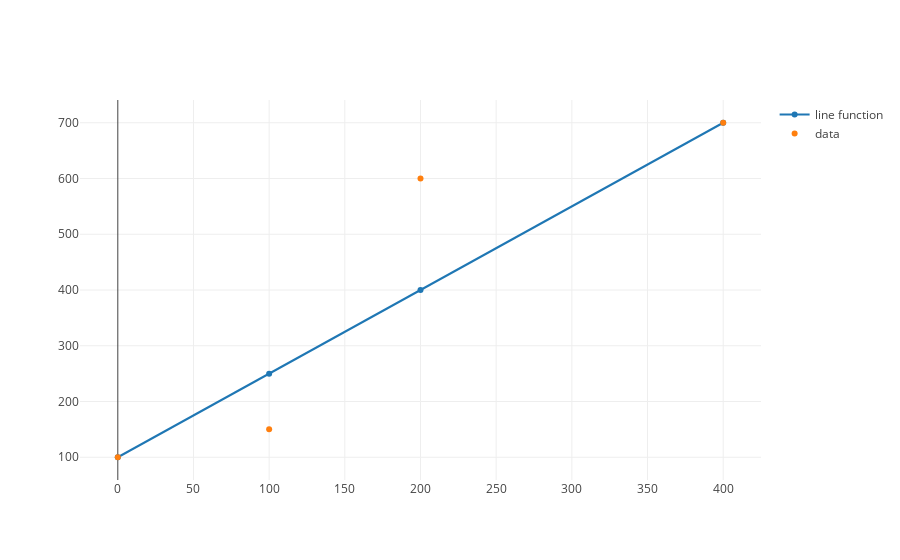

Notebook cell for this chart:
### Markdown cell above
We can plot our regression line as the following:

### Code cell
from graph import m_b_trace, plot, trace_values
from plotly.offline import iplot, init_notebook_mode
init_notebook_mode(connected=True)
data_trace = trace_values(x_values, y_values)
regression_trace = m_b_trace(regression_line['m'], regression_line['b'], x_values)
plot([regression_trace, data_trace])

### Figure 1 — Plotly figure (JSON) as saved in the notebook; plotly's stock layout.template omitted (floating-point values rounded to 4 significant figures)
{"data": [{"mode": "line", "name": "line function", "x": [0, 100, 200, 400], "y": [100, 250, 400, 700]}, {"mode": "markers", "name": "data", "text": [], "x": [0, 100, 200, 400], "y": [100, 150, 600, 700]}], "layout": {}}
